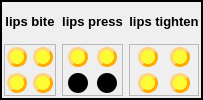
              <widget class="QFrame" name="frame_25">
               <property name="frameShape">
                <enum>QFrame::WinPanel</enum>
               </property>
               <property name="frameShadow">
                <enum>QFrame::Plain</enum>
               </property>
               <layout class="QGridLayout" name="gridLayout_41">
                <property name="leftMargin">
                 <number>2</number>
                </property>
                <property name="topMargin">
                 <number>2</number>
                </property>
                <property name="rightMargin">
                 <number>2</number>
                </property>
                <property name="bottomMargin">
                 <number>2</number>
                </property>
                <item row="0" column="0">
                 <widget class="QLabel" name="label_29">
                  <property name="font">
                   <font>
                    <pointsize>10</pointsize>
                    <weight>75</weight>
                    <bold>true</bold>
                   </font>
                  </property>
                  <property name="text">
                   <string>lips bite</string>
                  </property>
                  <property name="alignment">
                   <set>Qt::AlignCenter</set>
                  </property>
                 </widget>
                </item>
                <item row="0" column="1">
                 <widget class="QLabel" name="label_30">
                  <property name="font">
                   <font>
                    <pointsize>10</pointsize>
                    <weight>75</weight>
                    <bold>true</bold>
                   </font>
                  </property>
                  <property name="text">
                   <string>lips press</string>
                  </property>
                  <property name="alignment">
                   <set>Qt::AlignCenter</set>
                  </property>
                 </widget>
                </item>
                <item row="0" column="2">
                 <widget class="QLabel" name="label_31">
                  <property name="font">
                   <font>
                    <pointsize>10</pointsize>
                    <weight>75</weight>
                    <bold>true</bold>
                   </font>
                  </property>
                  <property name="text">
                   <string>lips tighten</string>
                  </property>
                  <property name="alignment">
                   <set>Qt::AlignCenter</set>
                  </property>
                 </widget>
                </item>
                <item row="1" column="0">
                 <widget class="QFrame" name="frame_30">
                  <property name="frameShape">
                   <enum>QFrame::StyledPanel</enum>
                  </property>
                  <property name="frameShadow">
                   <enum>QFrame::Plain</enum>
                  </property>
                  <layout class="QGridLayout" name="gridLayout_42">
                   <property name="leftMargin">
                    <number>2</number>
                   </property>
                   <property name="topMargin">
                    <number>2</number>
                   </property>
                   <property name="rightMargin">
                    <number>2</number>
                   </property>
                   <property name="bottomMargin">
                    <number>2</number>
                   </property>
                   <item row="0" column="0">
                    <widget class="QPushButton" name="CTRL_R_mouth_lipBiteU">
                     <property name="minimumSize">
                      <size>
                       <width>20</width>
                       <height>20</height>
                      </size>
                     </property>
                     <property name="maximumSize">
                      <size>
                       <width>20</width>
                       <height>20</height>
                      </size>
                     </property>
                     <property name="styleSheet">
                      <string notr="true">QPushButton{
background-color: rgba(255, 255, 0, 200);
border-style: outset;
border-width: 3px;
border-radius: 10px;
border-color: rgb(255, 170, 0);
}
QPushButton:hover{
background-color:rgba(0,0,200,60); 
color: black;}
QPushButton:checked{
background-color: rgba(0,255, 0 ,200);
border-style: inset; }

</string>
                     </property>
                     <property name="text">
                      <string/>
                     </property>
                    </widget>
                   </item>
                   <item row="0" column="1">
                    <widget class="QPushButton" name="CTRL_L_mouth_lipBiteU">
                     <property name="minimumSize">
                      <size>
                       <width>20</width>
                       <height>20</height>
                      </size>
                     </property>
                     <property name="maximumSize">
                      <size>
                       <width>20</width>
                       <height>20</height>
                      </size>
                     </property>
                     <property name="styleSheet">
                      <string notr="true">QPushButton{
background-color: rgba(255, 255, 0, 200);
border-style: outset;
border-width: 3px;
border-radius: 10px;
border-color: rgb(255, 170, 0);
}
QPushButton:hover{
background-color:rgba(0,0,200,60); 
color: black;}
QPushButton:checked{
background-color: rgba(0,255, 0 ,200);
border-style: inset; }

</string>
                     </property>
                     <property name="text">
                      <string/>
                     </property>
                    </widget>
                   </item>
                   <item row="1" column="0">
                    <widget class="QPushButton" name="CTRL_R_mouth_lipBiteD">
                     <property name="minimumSize">
                      <size>
                       <width>20</width>
                       <height>20</height>
                      </size>
                     </property>
                     <property name="maximumSize">
                      <size>
                       <width>20</width>
                       <height>20</height>
                      </size>
                     </property>
                     <property name="styleSheet">
                      <string notr="true">QPushButton{
background-color: rgba(255, 255, 0, 200);
border-style: outset;
border-width: 3px;
border-radius: 10px;
border-color: rgb(255, 170, 0);
}
QPushButton:hover{
background-color:rgba(0,0,200,60); 
color: black;}
QPushButton:checked{
background-color: rgba(0,255, 0 ,200);
border-style: inset; }

</string>
                     </property>
                     <property name="text">
                      <string/>
                     </property>
                    </widget>
                   </item>
                   <item row="1" column="1">
                    <widget class="QPushButton" name="CTRL_L_mouth_lipBiteD">
                     <property name="minimumSize">
                      <size>
                       <width>20</width>
                       <height>20</height>
                      </size>
                     </property>
                     <property name="maximumSize">
                      <size>
                       <width>20</width>
                       <height>20</height>
                      </size>
                     </property>
                     <property name="styleSheet">
                      <string notr="true">QPushButton{
background-color: rgba(255, 255, 0, 200);
border-style: outset;
border-width: 3px;
border-radius: 10px;
border-color: rgb(255, 170, 0);
}
QPushButton:hover{
background-color:rgba(0,0,200,60); 
color: black;}
QPushButton:checked{
background-color: rgba(0,255, 0 ,200);
border-style: inset; }

</string>
                     </property>
                     <property name="text">
                      <string/>
                     </property>
                    </widget>
                   </item>
                  </layout>
                 </widget>
                </item>
                <item row="1" column="1">
                 <widget class="QFrame" name="frame_31">
                  <property name="frameShape">
                   <enum>QFrame::StyledPanel</enum>
                  </property>
                  <property name="frameShadow">
                   <enum>QFrame::Plain</enum>
                  </property>
                  <layout class="QGridLayout" name="gridLayout_43">
                   <property name="leftMargin">
                    <number>2</number>
                   </property>
                   <property name="topMargin">
                    <number>2</number>
                   </property>
                   <property name="rightMargin">
                    <number>2</number>
                   </property>
                   <property name="bottomMargin">
                    <number>2</number>
                   </property>
                   <item row="0" column="0">
                    <widget class="QPushButton" name="CTRL_R_mouth_lipsPressU">
                     <property name="minimumSize">
                      <size>
                       <width>20</width>
                       <height>20</height>
                      </size>
                     </property>
                     <property name="maximumSize">
                      <size>
                       <width>20</width>
                       <height>20</height>
                      </size>
                     </property>
                     <property name="styleSheet">
                      <string notr="true">QPushButton{
background-color: rgba(255, 255, 0, 200);
border-style: outset;
border-width: 3px;
border-radius: 10px;
border-color: rgb(255, 170, 0);
}
QPushButton:hover{
background-color:rgba(0,0,200,60); 
color: black;}
QPushButton:checked{
background-color: rgba(0,255, 0 ,200);
border-style: inset; }

</string>
                     </property>
                     <property name="text">
                      <string/>
                     </property>
                    </widget>
                   </item>
                   <item row="0" column="1">
                    <widget class="QPushButton" name="CTRL_L_mouth_lipsPressU">
                     <property name="minimumSize">
                      <size>
                       <width>20</width>
                       <height>20</height>
                      </size>
                     </property>
                     <property name="maximumSize">
                      <size>
                       <width>20</width>
                       <height>20</height>
                      </size>
                     </property>
                     <property name="styleSheet">
                      <string notr="true">QPushButton{
background-color: rgba(255, 255, 0, 200);
border-style: outset;
border-width: 3px;
border-radius: 10px;
border-color: rgb(255, 170, 0);
}
QPushButton:hover{
background-color:rgba(0,0,200,60); 
color: black;}
QPushButton:checked{
background-color: rgba(0,255, 0 ,200);
border-style: inset; }

</string>
                     </property>
                     <property name="text">
                      <string/>
                     </property>
                    </widget>
                   </item>
                   <item row="1" column="0">
                    <widget class="QPushButton" name="CTRL_R_mouth_lipsPressD">
                     <property name="enabled">
                      <bool>false</bool>
                     </property>
                     <property name="minimumSize">
                      <size>
                       <width>20</width>
                       <height>20</height>
                      </size>
                     </property>
                     <property name="maximumSize">
                      <size>
                       <width>20</width>
                       <height>20</height>
                      </size>
                     </property>
                     <property name="styleSheet">
                      <string notr="true">QPushButton{
background-color: rgba(0, 0, 0, 254);
border-style: outset;
border-width: 0px;
border-radius: 10px;
border-color: red;
}
QPushButton:hover{
background-color:rgba(0,0,200,60); 
color: black;}
QPushButton:checked{
background-color: rgba(0,255, 0 ,200);
border-style: inset; }

</string>
                     </property>
                     <property name="text">
                      <string/>
                     </property>
                    </widget>
                   </item>
                   <item row="1" column="1">
                    <widget class="QPushButton" name="CTRL_L_mouth_lipsPressD">
                     <property name="enabled">
                      <bool>false</bool>
                     </property>
                     <property name="minimumSize">
                      <size>
                       <width>20</width>
                       <height>20</height>
                      </size>
                     </property>
                     <property name="maximumSize">
                      <size>
                       <width>20</width>
                       <height>20</height>
                      </size>
                     </property>
                     <property name="styleSheet">
                      <string notr="true">QPushButton{
background-color: rgba(0, 0, 0, 254);
border-style: outset;
border-width: 0px;
border-radius: 10px;
border-color: red;
}
QPushButton:hover{
background-color:rgba(0,0,200,60); 
color: black;}
QPushButton:checked{
background-color: rgba(0,255, 0 ,200);
border-style: inset; }

</string>
                     </property>
                     <property name="text">
                      <string/>
                     </property>
                    </widget>
                   </item>
                  </layout>
                 </widget>
                </item>
                <item row="1" column="2">
                 <widget class="QFrame" name="frame_32">
                  <property name="frameShape">
                   <enum>QFrame::StyledPanel</enum>
                  </property>
                  <property name="frameShadow">
                   <enum>QFrame::Plain</enum>
                  </property>
                  <layout class="QGridLayout" name="gridLayout_44">
                   <property name="leftMargin">
                    <number>2</number>
                   </property>
                   <property name="topMargin">
                    <number>2</number>
                   </property>
                   <property name="rightMargin">
                    <number>2</number>
                   </property>
                   <property name="bottomMargin">
                    <number>2</number>
                   </property>
                   <item row="0" column="0">
                    <widget class="QPushButton" name="CTRL_R_mouth_tightenU">
                     <property name="minimumSize">
                      <size>
                       <width>20</width>
                       <height>20</height>
                      </size>
                     </property>
                     <property name="maximumSize">
                      <size>
                       <width>20</width>
                       <height>20</height>
                      </size>
                     </property>
                     <property name="styleSheet">
                      <string notr="true">QPushButton{
background-color: rgba(255, 255, 0, 200);
border-style: outset;
border-width: 3px;
border-radius: 10px;
border-color: rgb(255, 170, 0);
}
QPushButton:hover{
background-color:rgba(0,0,200,60); 
color: black;}
QPushButton:checked{
background-color: rgba(0,255, 0 ,200);
border-style: inset; }

</string>
                     </property>
                     <property name="text">
                      <string/>
                     </property>
                    </widget>
                   </item>
                   <item row="0" column="1">
                    <widget class="QPushButton" name="CTRL_L_mouth_tightenU">
                     <property name="minimumSize">
                      <size>
                       <width>20</width>
                       <height>20</height>
                      </size>
                     </property>
                     <property name="maximumSize">
                      <size>
                       <width>20</width>
                       <height>20</height>
                      </size>
                     </property>
                     <property name="styleSheet">
                      <string notr="true">QPushButton{
background-color: rgba(255, 255, 0, 200);
border-style: outset;
border-width: 3px;
border-radius: 10px;
border-color: rgb(255, 170, 0);
}
QPushButton:hover{
background-color:rgba(0,0,200,60); 
color: black;}
QPushButton:checked{
background-color: rgba(0,255, 0 ,200);
border-style: inset; }

</string>
                     </property>
                     <property name="text">
                      <string/>
                     </property>
                    </widget>
                   </item>
                   <item row="1" column="0">
                    <widget class="QPushButton" name="CTRL_R_mouth_tightenD">
                     <property name="minimumSize">
                      <size>
                       <width>20</width>
                       <height>20</height>
                      </size>
                     </property>
                     <property name="maximumSize">
                      <size>
                       <width>20</width>
                       <height>20</height>
                      </size>
                     </property>
                     <property name="styleSheet">
                      <string notr="true">QPushButton{
background-color: rgba(255, 255, 0, 200);
border-style: outset;
border-width: 3px;
border-radius: 10px;
border-color: rgb(255, 170, 0);
}
QPushButton:hover{
background-color:rgba(0,0,200,60); 
color: black;}
QPushButton:checked{
background-color: rgba(0,255, 0 ,200);
border-style: inset; }

</string>
                     </property>
                     <property name="text">
                      <string/>
                     </property>
                    </widget>
                   </item>
                   <item row="1" column="1">
                    <widget class="QPushButton" name="CTRL_L_mouth_tightenD">
                     <property name="minimumSize">
                      <size>
                       <width>20</width>
                       <height>20</height>
                      </size>
                     </property>
                     <property name="maximumSize">
                      <size>
                       <width>20</width>
                       <height>20</height>
                      </size>
                     </property>
                     <property name="styleSheet">
                      <string notr="true">QPushButton{
background-color: rgba(255, 255, 0, 200);
border-style: outset;
border-width: 3px;
border-radius: 10px;
border-color: rgb(255, 170, 0);
}
QPushButton:hover{
background-color:rgba(0,0,200,60); 
color: black;}
QPushButton:checked{
background-color: rgba(0,255, 0 ,200);
border-style: inset; }

</string>
                     </property>
                     <property name="text">
                      <string/>
                     </property>
                    </widget>
                   </item>
                  </layout>
                 </widget>
                </item>
               </layout>
              </widget>
